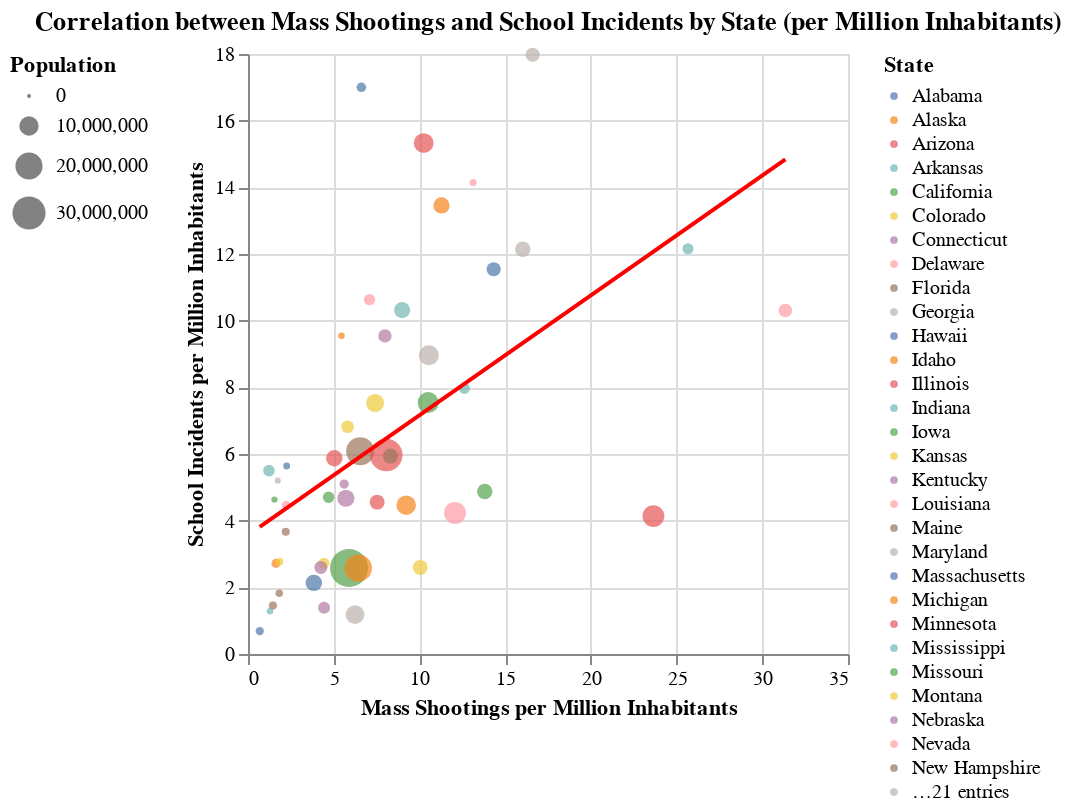

The cell this chart's notebook holds for it:
### Markdown cell above
## **Final Visualization**

### Code cell
vermont_row = pd.DataFrame({
    'FIPS_State': [50],
    'Incident ID': [None],
    'Incident Date': [None],
    'Incident Month': [None],
    'Incident Year': [None],
    'State': ['Vermont'],
    'population': [647464],
    'City Or County': [None],
    'Direction': [None],
    'Latitude': [None],
    'Longitude': [None],
    'Address': [None],
    'Victims Killed': [0],
    'Victims Injured': [0],
    'Suspects Killed': [0],
    'Suspects Injured': [0],
    'Suspects Arrested': [0]
})

# Adding into the DataFrame of mass_shootings the state of Vermont:
mass_shootings = pd.concat([mass_shootings, vermont_row], ignore_index=True)

# Grouping the schools shootings by the State FIPS:
school_counts = school_incidents.groupby('FIPS').size().reset_index(name='School Incidents')

# Grouping the total mass shootings by the State FIPS:
mass_shooting_counts = mass_shootings.groupby('FIPS_State').size().reset_index(name='Mass Shootings')

# Merging the two previous DataFrames:
merged_data = pd.merge(school_counts, mass_shooting_counts, left_on='FIPS', right_on='FIPS_State', how='inner')

# Adding the population of each State:
populations = mass_shootings[['FIPS_State', 'population', 'State']].drop_duplicates()
merged_data = pd.merge(merged_data, populations, left_on='FIPS', right_on='FIPS_State', how='left')

# Computing the proportion of mass shootings per million of citizens for each DataFrame:
merged_data['Mass Shootings per Million'] = (merged_data['Mass Shootings'] / merged_data['population']) * 1_000_000
merged_data['School Incidents per Million'] = (merged_data['School Incidents'] / merged_data['population']) * 1_000_000


### SCATTERPLOT TO OBSERVE THE CORRELATION BETWEEN MASS SHOOTINGS AND SCHOOL INCIDENTS ###

scatter_plot = alt.Chart(merged_data).mark_circle().encode(
    x=alt.X('Mass Shootings per Million', title='Mass Shootings per Million Inhabitants'),
    y=alt.Y('School Incidents per Million', title='School Incidents per Million Inhabitants'),
    size=alt.Size('population:Q', title='Population', legend=alt.Legend(orient='left')),
    color=alt.Color('State:N', title='State', legend=alt.Legend(orient='right', labelFontSize=10, symbolSize=15)),
    tooltip=['State', 'Mass Shootings', 'School Incidents', 'population',
             'Mass Shootings per Million', 'School Incidents per Million']
).properties(
    title='Correlation between Mass Shootings and School Incidents by State (per Million Inhabitants)'
)


regression_line = alt.Chart(merged_data).transform_regression(
    'Mass Shootings per Million', 'School Incidents per Million'
).mark_line(color='red').encode(
    x='Mass Shootings per Million:Q',
    y='School Incidents per Million:Q'
)


Q3 = (scatter_plot + regression_line).configure_mark(
    color='steelblue'
)

Q3

### Figure 1 — Vega-Lite specification as saved in the notebook (floating-point values rounded to 4 significant figures)
{"config": {"view": {"continuousWidth": 300, "continuousHeight": 300}, "mark": {"color": "steelblue"}}, "layer": [{"mark": {"type": "circle"}, "encoding": {"color": {"field": "State", "legend": {"labelFontSize": 10, "orient": "right", "symbolSize": 15}, "title": "State", "type": "nominal"}, "size": {"field": "population", "legend": {"orient": "left"}, "title": "Population", "type": "quantitative"}, "tooltip": [{"field": "State", "type": "nominal"}, {"field": "Mass Shootings", "type": "quantitative"}, {"field": "School Incidents", "type": "quantitative"}, {"field": "population", "type": "quantitative"}, {"field": "Mass Shootings per Million", "type": "quantitative"}, {"field": "School Incidents per Million", "type": "quantitative"}], "x": {"field": "Mass Shootings per Million", "title": "Mass Shootings per Million Inhabitants", "type": "quantitative"}, "y": {"field": "School Incidents per Million", "title": "School Incidents per Million Inhabitants", "type": "quantitative"}}, "title": "Correlation between Mass Shootings and School Incidents by State (per Million Inhabitants)"}, {"mark": {"type": "line", "color": "red"}, "encoding": {"x": {"field": "Mass Shootings per Million", "type": "quantitative"}, "y": {"field": "School Incidents per Million", "type": "quantitative"}}, "transform": [{"on": "Mass Shootings per Million", "regression": "School Incidents per Million"}]}], "data": {"name": "data-d5006a349a1ca1b9c6d040a5dee9b3c1"}, "$schema": "https://vega.github.io/schema/vega-lite/v5.20.1.json", "datasets": {"data-d5006a349a1ca1b9c6d040a5dee9b3c1": [{"FIPS": 1, "School Incidents": 58, "FIPS_State_x": 1, "Mass Shootings": 72, "FIPS_State_y": 1, "population": 5024000.0, "State": "Alabama", "Mass Shootings per Million": 14.33, "School Incidents per Million": 11.54}, {"FIPS": 2, "School Incidents": 7, "FIPS_State_x": 2, "Mass Shootings": 4, "FIPS_State_y": 2, "population": 733400.0, "State": "Alaska", "Mass Shootings per Million": 5.454, "School Incidents per Million": 9.545}, {"FIPS": 4, "School Incidents": 42, "FIPS_State_x": 4, "Mass Shootings": 36, "FIPS_State_y": 4, "population": 7152000.0, "State": "Arizona", "Mass Shootings per Million": 5.034, "School Incidents per Million": 5.873}, {"FIPS": 5, "School Incidents": 24, "FIPS_State_x": 5, "Mass Shootings": 38, "FIPS_State_y": 5, "population": 3012000.0, "State": "Arkansas", "Mass Shootings per Million": 12.62, "School Incidents per Million": 7.969}, {"FIPS": 6, "School Incidents": 102, "FIPS_State_x": 6, "Mass Shootings": 233, "FIPS_State_y": 6, "population": 39540000.0, "State": "California", "Mass Shootings per Million": 5.893, "School Incidents per Million": 2.58}, {"FIPS": 8, "School Incidents": 15, "FIPS_State_x": 8, "Mass Shootings": 58, "FIPS_State_y": 8, "population": 5774000.0, "State": "Colorado", "Mass Shootings per Million": 10.05, "School Incidents per Million": 2.598}, {"FIPS": 9, "School Incidents": 5, "FIPS_State_x": 9, "Mass Shootings": 16, "FIPS_State_y": 9, "population": 3606000.0, "State": "Connecticut", "Mass Shootings per Million": 4.437, "School Incidents per Million": 1.387}, {"FIPS": 10, "School Incidents": 14, "FIPS_State_x": 10, "Mass Shootings": 13, "FIPS_State_y": 10, "population": 989900.0, "State": "Delaware", "Mass Shootings per Million": 13.13, "School Incidents per Million": 14.14}, {"FIPS": 12, "School Incidents": 131, "FIPS_State_x": 12, "Mass Shootings": 141, "FIPS_State_y": 12, "population": 21540000.0, "State": "Florida", "Mass Shootings per Million": 6.547, "School Incidents per Million": 6.082}, {"FIPS": 13, "School Incidents": 96, "FIPS_State_x": 13, "Mass Shootings": 113, "FIPS_State_y": 13, "population": 10710000.0, "State": "Georgia", "Mass Shootings per Million": 10.55, "School Incidents per Million": 8.962}, {"FIPS": 15, "School Incidents": 1, "FIPS_State_x": 15, "Mass Shootings": 1, "FIPS_State_y": 15, "population": 1455000.0, "State": "Hawaii", "Mass Shootings per Million": 0.6872, "School Incidents per Million": 0.6872}, {"FIPS": 16, "School Incidents": 5, "FIPS_State_x": 16, "Mass Shootings": 3, "FIPS_State_y": 16, "population": 1839000.0, "State": "Idaho", "Mass Shootings per Million": 1.631, "School Incidents per Million": 2.719}, {"FIPS": 17, "School Incidents": 53, "FIPS_State_x": 17, "Mass Shootings": 303, "FIPS_State_y": 17, "population": 12810000.0, "State": "Illinois", "Mass Shootings per Million": 23.65, "School Incidents per Million": 4.137}, {"FIPS": 18, "School Incidents": 70, "FIPS_State_x": 18, "Mass Shootings": 61, "FIPS_State_y": 18, "population": 6786000.0, "State": "Indiana", "Mass Shootings per Million": 8.99, "School Incidents per Million": 10.32}, {"FIPS": 19, "School Incidents": 15, "FIPS_State_x": 19, "Mass Shootings": 15, "FIPS_State_y": 19, "population": 3190000.0, "State": "Iowa", "Mass Shootings per Million": 4.702, "School Incidents per Million": 4.702}, {"FIPS": 20, "School Incidents": 8, "FIPS_State_x": 20, "Mass Shootings": 13, "FIPS_State_y": 20, "population": 2938000.0, "State": "Kansas", "Mass Shootings per Million": 4.425, "School Incidents per Million": 2.723}, {"FIPS": 21, "School Incidents": 43, "FIPS_State_x": 21, "Mass Shootings": 36, "FIPS_State_y": 21, "population": 4506000.0, "State": "Kentucky", "Mass Shootings per Million": 7.99, "School Incidents per Million": 9.543}, {"FIPS": 22, "School Incidents": 48, "FIPS_State_x": 22, "Mass Shootings": 146, "FIPS_State_y": 22, "population": 4658000.0, "State": "Louisiana", "Mass Shootings per Million": 31.35, "School Incidents per Million": 10.31}, {"FIPS": 23, "School Incidents": 5, "FIPS_State_x": 23, "Mass Shootings": 3, "FIPS_State_y": 23, "population": 1362000.0, "State": "Maine", "Mass Shootings per Million": 2.202, "School Incidents per Million": 3.67}, {"FIPS": 24, "School Incidents": 75, "FIPS_State_x": 24, "Mass Shootings": 99, "FIPS_State_y": 24, "population": 6177000.0, "State": "Maryland", "Mass Shootings per Million": 16.03, "School Incidents per Million": 12.14}, {"FIPS": 25, "School Incidents": 15, "FIPS_State_x": 25, "Mass Shootings": 27, "FIPS_State_y": 25, "population": 7030000.0, "State": "Massachusetts", "Mass Shootings per Million": 3.841, "School Incidents per Million": 2.134}, {"FIPS": 26, "School Incidents": 45, "FIPS_State_x": 26, "Mass Shootings": 93, "FIPS_State_y": 26, "population": 10080000.0, "State": "Michigan", "Mass Shootings per Million": 9.229, "School Incidents per Million": 4.465}, {"FIPS": 27, "School Incidents": 26, "FIPS_State_x": 27, "Mass Shootings": 43, "FIPS_State_y": 27, "population": 5706000.0, "State": "Minnesota", "Mass Shootings per Million": 7.535, "School Incidents per Million": 4.556}, {"FIPS": 28, "School Incidents": 36, "FIPS_State_x": 28, "Mass Shootings": 76, "FIPS_State_y": 28, "population": 2961000.0, "State": "Mississippi", "Mass Shootings per Million": 25.66, "School Incidents per Million": 12.16}, {"FIPS": 29, "School Incidents": 30, "FIPS_State_x": 29, "Mass Shootings": 85, "FIPS_State_y": 29, "population": 6155000.0, "State": "Missouri", "Mass Shootings per Million": 13.81, "School Incidents per Million": 4.874}, {"FIPS": 30, "School Incidents": 3, "FIPS_State_x": 30, "Mass Shootings": 2, "FIPS_State_y": 30, "population": 1084000.0, "State": "Montana", "Mass Shootings per Million": 1.845, "School Incidents per Million": 2.767}, {"FIPS": 31, "School Incidents": 10, "FIPS_State_x": 31, "Mass Shootings": 11, "FIPS_State_y": 31, "population": 1962000.0, "State": "Nebraska", "Mass Shootings per Million": 5.608, "School Incidents per Million": 5.098}, {"FIPS": 32, "School Incidents": 33, "FIPS_State_x": 32, "Mass Shootings": 22, "FIPS_State_y": 32, "population": 3105000.0, "State": "Nevada", "Mass Shootings per Million": 7.086, "School Incidents per Million": 10.63}, {"FIPS": 33, "School Incidents": 2, "FIPS_State_x": 33, "Mass Shootings": 2, "FIPS_State_y": 33, "population": 1378000.0, "State": "New Hampshire", "Mass Shootings per Million": 1.452, "School Incidents per Million": 1.452}, {"FIPS": 34, "School Incidents": 11, "FIPS_State_x": 34, "Mass Shootings": 58, "FIPS_State_y": 34, "population": 9289000.0, "State": "New Jersey", "Mass Shootings per Million": 6.244, "School Incidents per Million": 1.184}, {"FIPS": 35, "School Incidents": 36, "FIPS_State_x": 35, "Mass Shootings": 14, "FIPS_State_y": 35, "population": 2118000.0, "State": "New Mexico", "Mass Shootings per Million": 6.612, "School Incidents per Million": 17.0}, {"FIPS": 36, "School Incidents": 52, "FIPS_State_x": 36, "Mass Shootings": 130, "FIPS_State_y": 36, "population": 20200000.0, "State": "New York", "Mass Shootings per Million": 6.435, "School Incidents per Million": 2.574}, {"FIPS": 37, "School Incidents": 160, "FIPS_State_x": 37, "Mass Shootings": 107, "FIPS_State_y": 37, "population": 10440000.0, "State": "North Carolina", "Mass Shootings per Million": 10.25, "School Incidents per Million": 15.33}, {"FIPS": 38, "School Incidents": 1, "FIPS_State_x": 38, "Mass Shootings": 1, "FIPS_State_y": 38, "population": 779100.0, "State": "North Dakota", "Mass Shootings per Million": 1.284, "School Incidents per Million": 1.284}, {"FIPS": 39, "School Incidents": 89, "FIPS_State_x": 39, "Mass Shootings": 124, "FIPS_State_y": 39, "population": 11800000.0, "State": "Ohio", "Mass Shootings per Million": 10.51, "School Incidents per Million": 7.543}, {"FIPS": 40, "School Incidents": 27, "FIPS_State_x": 40, "Mass Shootings": 23, "FIPS_State_y": 40, "population": 3959000.0, "State": "Oklahoma", "Mass Shootings per Million": 5.809, "School Incidents per Million": 6.819}, {"FIPS": 41, "School Incidents": 11, "FIPS_State_x": 41, "Mass Shootings": 18, "FIPS_State_y": 41, "population": 4237000.0, "State": "Oregon", "Mass Shootings per Million": 4.248, "School Incidents per Million": 2.596}, {"FIPS": 42, "School Incidents": 55, "FIPS_State_x": 42, "Mass Shootings": 157, "FIPS_State_y": 42, "population": 13000000.0, "State": "Pennsylvania", "Mass Shootings per Million": 12.07, "School Incidents per Million": 4.23}, {"FIPS": 44, "School Incidents": 2, "FIPS_State_x": 44, "Mass Shootings": 2, "FIPS_State_y": 44, "population": 1097000.0, "State": "Rhode Island", "Mass Shootings per Million": 1.823, "School Incidents per Million": 1.823}, {"FIPS": 45, "School Incidents": 92, "FIPS_State_x": 45, "Mass Shootings": 85, "FIPS_State_y": 45, "population": 5118000.0, "State": "South Carolina", "Mass Shootings per Million": 16.61, "School Incidents per Million": 17.97}, {"FIPS": 46, "School Incidents": 5, "FIPS_State_x": 46, "Mass Shootings": 2, "FIPS_State_y": 46, "population": 886700.0, "State": "South Dakota", "Mass Shootings per Million": 2.256, "School Incidents per Million": 5.639}, {"FIPS": 47, "School Incidents": 93, "FIPS_State_x": 47, "Mass Shootings": 78, "FIPS_State_y": 47, "population": 6911000.0, "State": "Tennessee", "Mass Shootings per Million": 11.29, "School Incidents per Million": 13.46}, {"FIPS": 48, "School Incidents": 174, "FIPS_State_x": 48, "Mass Shootings": 235, "FIPS_State_y": 48, "population": 29150000.0, "State": "Texas", "Mass Shootings per Million": 8.063, "School Incidents per Million": 5.97}, {"FIPS": 49, "School Incidents": 18, "FIPS_State_x": 49, "Mass Shootings": 4, "FIPS_State_y": 49, "population": 3272000.0, "State": "Utah", "Mass Shootings per Million": 1.223, "School Incidents per Million": 5.502}, {"FIPS": 50, "School Incidents": 3, "FIPS_State_x": 50, "Mass Shootings": 1, "FIPS_State_y": 50, "population": 647500.0, "State": "Vermont", "Mass Shootings per Million": 1.544, "School Incidents per Million": 4.633}, {"FIPS": 51, "School Incidents": 65, "FIPS_State_x": 51, "Mass Shootings": 64, "FIPS_State_y": 51, "population": 8631000.0, "State": "Virginia", "Mass Shootings per Million": 7.415, "School Incidents per Million": 7.531}, {"FIPS": 53, "School Incidents": 36, "FIPS_State_x": 53, "Mass Shootings": 44, "FIPS_State_y": 53, "population": 7705000.0, "State": "Washington", "Mass Shootings per Million": 5.71, "School Incidents per Million": 4.672}, {"FIPS": 54, "School Incidents": 8, "FIPS_State_x": 54, "Mass Shootings": 4, "FIPS_State_y": 54, "population": 1794000.0, "State": "West Virginia", "Mass Shootings per Million": 2.23, "School Incidents per Million": 4.46}, {"FIPS": 55, "School Incidents": 35, "FIPS_State_x": 55, "Mass Shootings": 49, "FIPS_State_y": 55, "population": 5894000.0, "State": "Wisconsin", "Mass Shootings per Million": 8.314, "School Incidents per Million": 5.939}, {"FIPS": 56, "School Incidents": 3, "FIPS_State_x": 56, "Mass Shootings": 1, "FIPS_State_y": 56, "population": 576900.0, "State": "Wyoming", "Mass Shootings per Million": 1.734, "School Incidents per Million": 5.201}]}}
